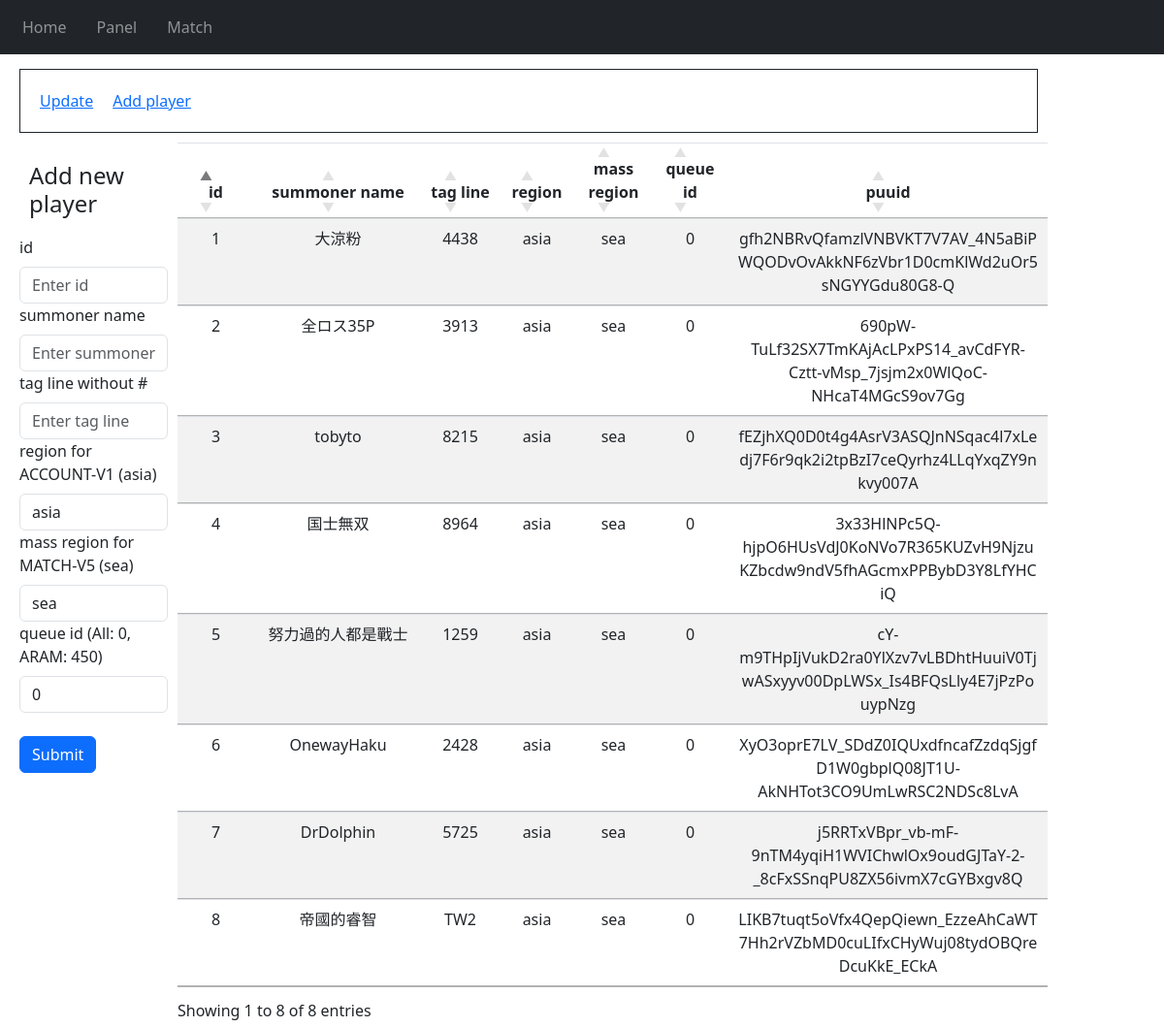
The app's page /panel/add_player/ with its own data.
### app/models.py (models this page shows, shortened)
class Player(db.Model):
    id = db.Column(db.Integer, primary_key=True, unique=True)
    summoner_name = db.Column(db.String(1000), unique=True)
    tag_line = db.Column(db.String(100))
    region = db.Column(db.String(100))
    mass_region = db.Column(db.String(100))
    queue_id = db.Column(db.Integer)
    puuid = db.Column(db.String(100), unique=True)

### app/panel.py (the view, shortened to what this page needs)
@panel_blueprint.route('/panel/add_player/', methods=['GET', 'POST'])
def panel_add_player():
    db_player = Player.query.all()
    return render_template('add_player.html', db_player=db_player)

### app/templates/panel/add_player.html (shortened to what this page needs)
{% extends "panel.html"%}
{% block panel %}
<div style="display:flex; flex-wrap: wrap;">
    <div style="flex: 1;">
        <form method="POST">
            <h4>Add new player</h4>
            <label for="id">id</label>
            <input style="width:100%"
                type="text"
                class="form-control"
                id="id"
                name="id"
                placeholder="Enter id">
            <label for="summoner_name">summoner name</label>
            <input style="width:100%"
                type="text"
                class="form-control"
                id="summoner_name"
                name="summoner_name"
                placeholder="Enter summoner name">
            <label for="tag_line">tag line without #</label>
            <input style="width:100%"
                type="text"
                class="form-control"
                id="tag_line"
                name="tag_line"
                placeholder="Enter tag line">
            <label for="region">region for ACCOUNT-V1 (asia)</label>
            <input style="width:100%"
                type="text"
                class="form-control"
                id="region"
                name="region"
                placeholder="Enter region"
                value="asia">
            <label for="mass_region">mass region for MATCH-V5 (sea)</label>
            <input style="width:100%"
                type="text"
                class="form-control"
                id="mass_region"
                name="mass_region"
                placeholder="Enter mass region"
                value="sea">
            <label for="queue_id">queue id (All: 0, ARAM: 450)</label>
            <input style="width:100%"
                type="text"
                class="form-control"
                id="queue_id"
                name="queue_id"
                placeholder="Enter queue id"
                value="0">
            <br>
            <button type="submit" class="btn btn-primary">Submit</button>
        </form>
    </div>
    <div style="flex: 5;">
        <table id="DataTable" class="table table-striped">
            <thead>
                <tr>
                    <th>id</th>
                    <th>summoner &#10;name</th>
                    <th>tag line</th>
                    <th>region</th>
                    <th>mass &#10;region</th>
                    <th>queue id</th>
                    <th>puuid</th>
                </tr>
            </thead>
            <tbody>
                {% for player in db_player %}
                    <tr>
                        <td>{{player.id}}</td>
                        <td>{{player.summoner_name}}</td>
                        <td>{{player.tag_line}}</td>
                        <td>{{player.region}}</td>
                        <td>{{player.mass_region}}</td>
                        <td>{{player.queue_id}}</td>
                        <td>{{player.puuid}}</td>
                    </tr>
                {% endfor %}
        </table>
    </div>
</div>
{% endblock %}

### app/templates/panel/panel.html (shortened to what this page needs)
{% extends "base.html"%}
{% block CSS %}
    <link rel=stylesheet type=text/css href="{{ url_for('static', filename='style_panel.css') }}">
{% endblock %}
{% block content %}
<div style="padding:10px">
    <span style="display:flex; flex-wrap:wrap; border: solid 1px; width:100%">
        <a href="/panel/">Update</a>
        <a href="/panel/add_player">Add player</a>
    </span>
</div>
{% block panel %}
{% endblock %}
{% endblock %}

### app/templates/base.html (shortened to what this page needs)
<!DOCTYPE html>
<html lang="en">
<head>
    <link rel="stylesheet"
      href="https://stackpath.bootstrapcdn.com/bootstrap/4.4.1/css/bootstrap.min.css"
/>
    <link rel="stylesheet"
      href="https://stackpath.bootstrapcdn.com/font-awesome/4.7.0/css/font-awesome.min.css"
/>
    <link rel="stylesheet" href="https://cdn.datatables.net/1.13.7/css/jquery.dataTables.min.css">
    <link rel="stylesheet" href="https://cdnjs.cloudflare.com/ajax/libs/twitter-bootstrap/5.3.0/css/bootstrap.min.css">
    <link rel=stylesheet type=text/css href="{{ url_for('static', filename='style.css') }}">
    {% block CSS %}{% endblock %}
</head>
<body>
      <nav class="navbar navbar-expand-lg navbar-dark bg-dark">
        <div class="collapse navbar-collapse" id="navbar">
          <div class="navbar-nav">
              <a class="nav-item nav-link" id="home" href="/">Home</a>
              <a class="nav-item nav-link" id="update" href="/panel">Panel</a>
              <a class="nav-item nav-link" id="match" href="/match">Match</a>
          </div>
        </div>
      </nav>
    <div class="container">
      {% block content %}
      {% endblock %}
    </div>
</body>
</html>

### app/static/style.css (style rules this page uses)
.nav-item { margin-left:15px; }
.container { margin-left:5px; max-width: 90%; padding: 5px; }
table { border-collapse:collapse; table-layout:fixed; text-align: center; word-wrap: break-word; }
table.dataTable>thead>tr>th, table.dataTable>thead>tr>td { word-wrap: break-word; text-align: center; }
table.dataTable thead>tr>th.sorting, table.dataTable thead>tr>th.sorting_asc, table.dataTable thead>tr>th.sorting_desc, table.dataTable thead>tr>th.sorting_asc_disabled, table.dataTable thead>tr>th.sorting_desc_disabled, table.dataTable thead>tr>td.sorting, table.dataTable thead>tr>td.sorting_asc, table.dataTable thead>tr>td.sorting_desc, table.dataTable thead>tr>td.sorting_asc_disabled, table.dataTable thead>tr>td.sorting_desc_disabled { padding: 5px; }
table.dataTable thead>tr>th.sorting:before, table.dataTable thead>tr>th.sorting:after, table.dataTable thead>tr>th.sorting_asc:before, table.dataTable thead>tr>th.sorting_asc:after, table.dataTable thead>tr>th.sorting_desc:before, table.dataTable thead>tr>th.sorting_desc:after, table.dataTable thead>tr>th.sorting_asc_disabled:before, table.dataTable thead>tr>th.sorting_asc_disabled:after, table.dataTable thead>tr>th.sorting_desc_disabled:before, table.dataTable thead>tr>th.sorting_desc_disabled:after, table.dataTable thead>tr>td.sorting:before, table.dataTable thead>tr>td.sorting:after, table.dataTable thead>tr>td.sorting_asc:before, table.dataTable thead>tr>td.sorting_asc:after, table.dataTable thead>tr>td.sorting_desc:before, table.dataTable thead>tr>td.sorting_desc:after, table.dataTable thead>tr>td.sorting_asc_disabled:before, table.dataTable thead>tr>td.sorting_asc_disabled:after, table.dataTable thead>tr>td.sorting_desc_disabled:before, table.dataTable thead>tr>td.sorting_desc_disabled:after { position: relative; }

### app/static/style_panel.css (style rules this page uses)
form { padding:10px }
h4,a { padding:10px }
span { padding:10px }
table { border-collapse:collapse; table-layout:fixed; text-align: center; word-wrap: break-word; }

### records on screen
Player: id "1", summoner_name "大涼粉", tag_line "4438", region "asia", mass_region "sea", queue_id "0", puuid "gfh2NBRvQfamzlVNBVKT7V7AV_4N5aBiPWQODvOvAkkNF6zVbr1D0cmKlWd2uOr5sNGYYGdu80G8-Q"
Player: id "2", summoner_name "全ロス35P", tag_line "3913", region "asia", mass_region "sea", queue_id "0", puuid "690pW-TuLf32SX7TmKAjAcLPxPS14_avCdFYR-Cztt-vMsp_7jsjm2x0WlQoC-NHcaT4MGcS9ov7Gg"
Player: id "3", summoner_name "tobyto", tag_line "8215", region "asia", mass_region "sea", queue_id "0", puuid "fEZjhXQ0D0t4g4AsrV3ASQJnNSqac4l7xLedj7F6r9qk2i2tpBzI7ceQyrhz4LLqYxqZY9nkvy007A"
Player: id "4", summoner_name "国士無双", tag_line "8964", region "asia", mass_region "sea", queue_id "0", puuid "3x33HlNPc5Q-hjpO6HUsVdJ0KoNVo7R365KUZvH9NjzuKZbcdw9ndV5fhAGcmxPPBybD3Y8LfYHCiQ"
Player: id "5", summoner_name "努力過的人都是戰士", tag_line "1259", region "asia", mass_region "sea", queue_id "0", puuid "cY-m9THpIjVukD2ra0YlXzv7vLBDhtHuuiV0TjwASxyyv00DpLWSx_Is4BFQsLly4E7jPzPouypNzg"
Player: id "6", summoner_name "OnewayHaku", tag_line "2428", region "asia", mass_region "sea", queue_id "0", puuid "XyO3oprE7LV_SDdZ0IQUxdfncafZzdqSjgfD1W0gbplQ08JT1U-AkNHTot3CO9UmLwRSC2NDSc8LvA"
Player: id "7", summoner_name "DrDolphin", tag_line "5725", region "asia", mass_region "sea", queue_id "0", puuid "j5RRTxVBpr_vb-mF-9nTM4yqiH1WVIChwlOx9oudGJTaY-2-_8cFxSSnqPU8ZX56ivmX7cGYBxgv8Q"
Player: id "8", summoner_name "帝國的睿智", tag_line "TW2", region "asia", mass_region "sea", queue_id "0", puuid "LIKB7tuqt5oVfx4QepQiewn_EzzeAhCaWT7Hh2rVZbMD0cuLIfxCHyWuj08tydOBQreDcuKkE_ECkA"
